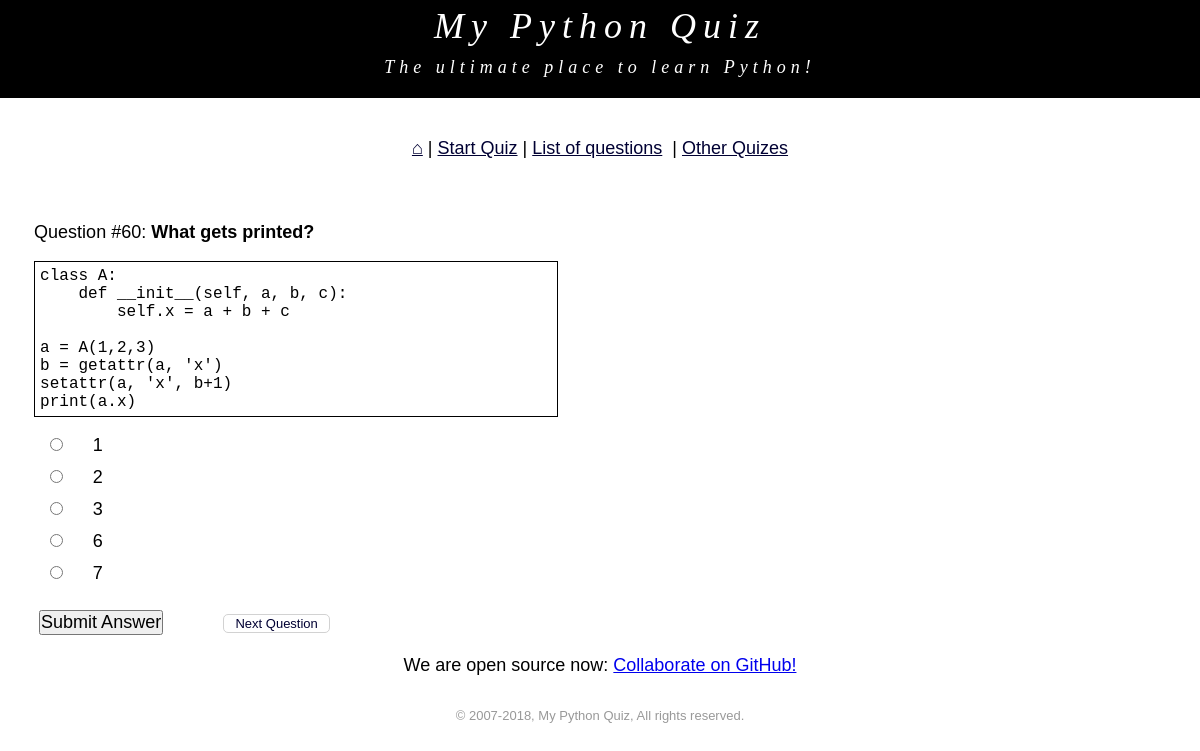
The page /question.php?qid=277 on the database its author committed.
### tables this page shows
CREATE TABLE `question` (
  `id` bigint(20) unsigned NOT NULL AUTO_INCREMENT,
  `question` varchar(2048) NOT NULL,
  `correct` char(1) NOT NULL,
  `answera` varchar(256) DEFAULT NULL,
  `answerb` varchar(256) DEFAULT NULL,
  `answerc` varchar(256) DEFAULT NULL,
  `answerd` varchar(256) DEFAULT NULL,
  `answere` varchar(256) DEFAULT NULL,
  `description` varchar(2048) NOT NULL,
  `code` text,
  `keyword` varchar(64) DEFAULT NULL,
  `language` tinyint(3) unsigned NOT NULL,
  `order` bigint(20) unsigned DEFAULT NULL,
  `asked` bigint(20) unsigned DEFAULT '0',
  `answered` bigint(20) unsigned DEFAULT '0',
  `nextqid` int(11) NOT NULL,
  `author` varchar(255) DEFAULT NULL,
  `userid` int(11) NOT NULL DEFAULT '3',
  PRIMARY KEY (`id`),
  KEY `order` (`order`)
);

### html/question.php (the view, shortened to what this page needs)
<?php
    include_once('components/header.php');
?>
        <div class='qmain'>
	    <div class='content'>
                <?php
                    $form = "<div>\n";
                    $form .= "<p class='myspan'>Question #$current_order: <b>$question</b><br />\n";
            if ($sample_code) $form .= "<p><pre class='codesample'><code>$sample_code</code></pre></p>\n";
            $form .= "</div>\n";
            $form .= "<form id='qform' class='form-question'  name='qform' method='post' action='question.php'>\n";
            foreach ($answers as $key => $value) {
                if ($value != '') {
                    $color = '';
                    $extra = '';
                    $form .= "<div class='form-answer'><input type='radio' name='answer' id='$key' value='$key'/>";
                    $form .= "<span class='myspan' style='$color'><label for='$key'>$value</label> <span id=extra>$extra</span></span></div>\n";
                }
            }
            $form .= "<div><div style='display:inline-block'><input class='submit' type='submit' value='Submit Answer' /></div>";
            $form .= "<input type='hidden' name='qid' value='$qid'/>";
            $form .= "</form>";
                    echo $form;
            if ($next_qid){
                echo "<div class='next-question'><a class='next-question-text' style='$newColor' href='question.php?qid=$next_qid'>Next Question</a></div>";
            }
           ?>
            </div>
        </div>
            <div id='gqad'>
            </div>
    </main>
    <?php include('components/footer.php') ?>
</body>
</html>

### html/style/global.css (style rules this page uses)
html { box-sizing: border-box; }
*, *:before, *:after { box-sizing: inherit; }
body { background-color: #FFFFFF; font: normal large Arial, Verdana, Helvetica; margin: 0 auto; padding: 0; text-align: center; }
.codesample { border: 1px solid black; width: 90%; padding: 5px; margin-left: 5%; white-space: pre-wrap; word-wrap: break-word; }
.content, .qcontent { margin: 5px; padding: 0; text-align: left; float: left; width: 49%; }
#gqad { float: right; padding: 5px; width: 47%; }
.form-answer { margin: 2%; }
.myspan, .form-question { margin-left: 5% }
.qmain { float: left; width: 99%; }
.submit { font: inherit; margin: 15px 5px; padding: 0; clear: both; }
.next-question { display: inline-block; margin-left: 10%; border: 1px solid #d2d2d2; font-size: small; padding: 1px 11px; border-radius: 5px; }
a.next-question-text { text-decoration: none; color: #000033; cursor: default; }

### rows shown on the page
question: order "60", question "What gets printed?", code "class A: def __init__(self, a, b, c): self.x = a + b + c a = A(1,2,3) b = getattr(a, 'x') setattr(a, 'x', b+1) print(a.x)", answera "1", answerb "2", answere "7"

### other values the page prints
$language->get_normalized_name() "Python"
$value "3"
$value "6"
